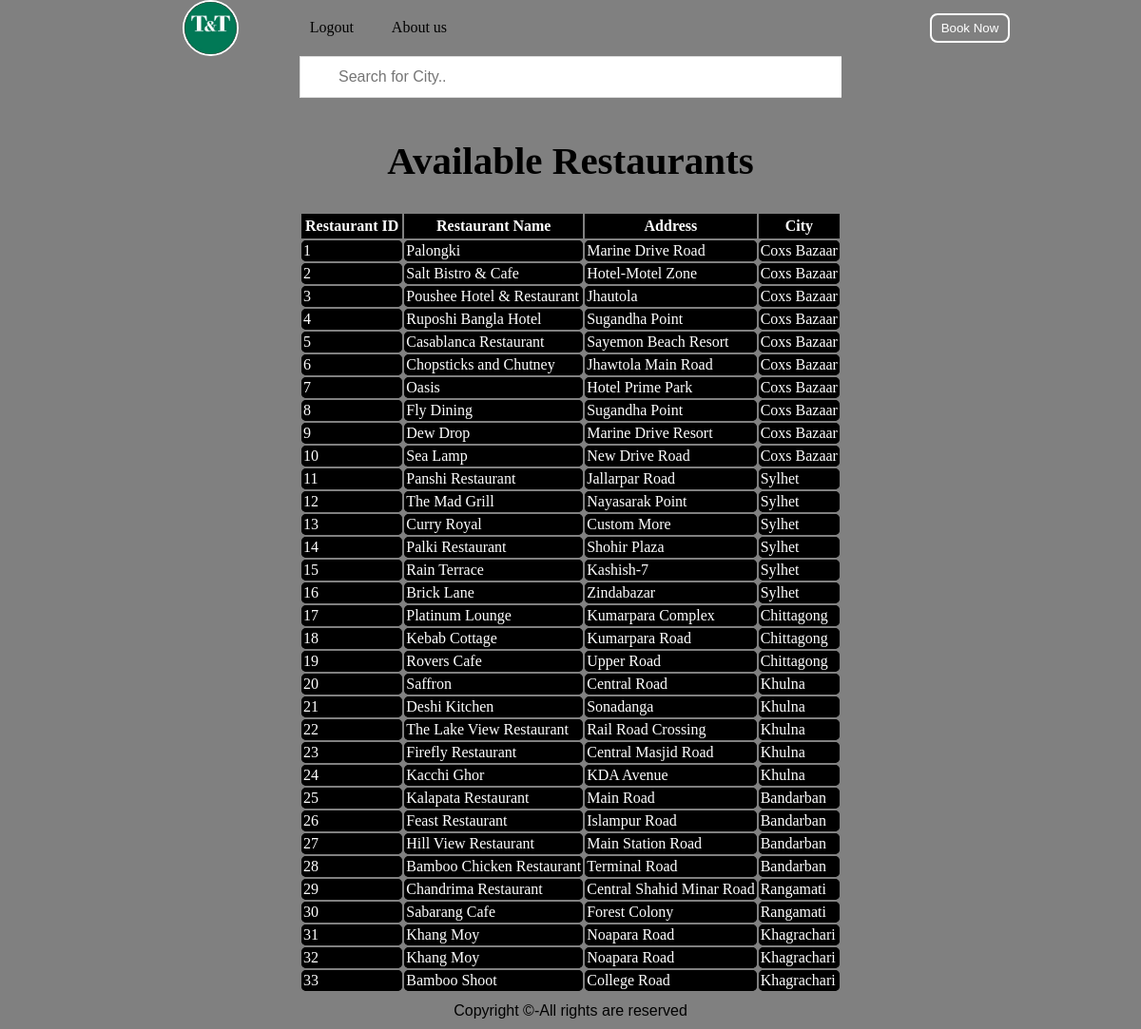
Page /restaurant.php on the committed database.
### tables this page shows
CREATE TABLE `restaurant` (
  `RID` int(11) NOT NULL,
  `RName` varchar(30) DEFAULT NULL,
  `street` varchar(30) DEFAULT NULL,
  `city` varchar(30) DEFAULT NULL
);

### restaurant.php (the view, shortened to what this page needs)
<?php
$db = mysqli_connect("localhost","root","","project");
?>
<!DOCTYPE html>
<html lang="en">
<head>
    <link rel="stylesheet" href="hotelRent.css">
</head>
<body>
<nav class="navbar background">
		<ul class="nav-list">
			<div class="logo"><img src="logo.jpg"></div>
            <li><a href="Homepage.html">Logout</a></li>
            <li><a href="aboutUs.html">About us</a></li>
		</ul>
        <div class="rightNav">
        <a href="restaurantReservation.html">
			<button class="btn btn-sm">Book Now</button></a>
		</div>
</nav>
<section class="background firstsection">
		<div class="box-main">
			<div class="firstHalf">
            <input type="text" id="myInput" onkeyup="myFunction()" placeholder="Search for City.." title="Type in a name">
				<p class="text-big">Available Restaurants</p>
			 <p class="text-small">
<table id ="myTable">
<tr>
                        <th>Restaurant ID</th>
                        <th>Restaurant Name</th>
                        <th>Address</th>
                        <th>City</th>
                    </tr>
<?php
$sqlhr = "Select RID , RName , street,city From restaurant";
$result = mysqli_query($db,$sqlhr);
if(mysqli_num_rows($result)>0){
    while ($row = mysqli_fetch_assoc($result)){
        ?>
  <tr>
            <td><?php echo $row["RID"];?></td>
            <td><?php echo $row["RName"];?></td>
            <td><?php echo $row["street"];?></td>
            <td><?php echo $row["city"];?></td>
    </tr>
      <?php
    }
}
else
echo " No Result";
?>
</table>
			</div>
		</div>
	</section>
	<footer class="background">
		<p class="text-footer">
			Copyright ©-All rights are reserved
		</p>
	</footer>
</body>
</html>

### hotelRent.css (style rules this page uses)
* { margin:0; padding:0; overflow-x: hidden; }
html { scroll-behaviour: smooth; }
:root { --navbar-height: 59px; }
.logo { width: 20%; display: flex; justify-content: center; align-items: center; }
.logo img { width: 33%; border: 2px solid white; border-radius: 50px; }
.navbar { display: flex; align-items: center; justify-content: center; position: sticky; top: 0; cursor: pointer; }
.nav-list { width: 70%; display: flex; }
.nav-list li { list-style: none; padding: 20px; }
.nav-list li a { text-decoration: none; color: black; }
.rightNav { width: 50; text-align: right; }
.background { background-color: gray; background-blend-mode: darken; background-size: cover; }
.firstsection { height:auto }
.box-main { display: flex; justify-content: center; align-items: center; color: white; max-width: 50%; margin: auto; height: 80%; }
.firstHalf { width: auto; display: flex; flex-direction: column; justify-content: center; margin-left:auto; margin-right:auto; height: auto; }
.text-big { font-family: 'Piazzolla', serif; font-weight: bold; font-size: 41px; text-align: center; padding: 30px; color: black; }
.text-small { font-family: 'Sansita Swashed', cursive; font-size: 18px; text-align: center; color: black; }
.btn { padding: 8px 20px; margin: 7px 0; border: 2px solid white; border-radius: 8px; background: none; color: white; cursor: pointer; }
.btn-sm { padding: 6px 10px; vertical-align: middle; }
.text-footer { text-align: center; padding: 10px 0; font-family: 'Ubuntu', sans-serif; display: flex; justify-content: center; }

### restaurant.php (style rules this page uses)
th,tr { border: 4px solid black; background-color:black; }
td { border: 2px solid black; border-radius: 5px; }
#myInput { background-image: url('/css/searchicon.png'); background-position: 10px 10px; background-repeat: no-repeat; width: 100%; font-size: 16px; padding: 12px 20px 12px 40px; border: 1px solid #ddd; margin-bottom: 12px; }

### rows in the picture
restaurant: RID "1", RName "Palongki", street "Marine Drive Road", city "Coxs Bazaar"
restaurant: RID "2", RName "Salt Bistro & Cafe", street "Hotel-Motel Zone", city "Coxs Bazaar"
restaurant: RID "3", RName "Poushee Hotel & Restaurant", street "Jhautola", city "Coxs Bazaar"
restaurant: RID "4", RName "Ruposhi Bangla Hotel", street "Sugandha Point", city "Coxs Bazaar"
restaurant: RID "5", RName "Casablanca Restaurant", street "Sayemon Beach Resort", city "Coxs Bazaar"
restaurant: RID "6", RName "Chopsticks and Chutney", street "Jhawtola Main Road", city "Coxs Bazaar"
restaurant: RID "7", RName "Oasis", street "Hotel Prime Park", city "Coxs Bazaar"
restaurant: RID "8", RName "Fly Dining", street "Sugandha Point", city "Coxs Bazaar"
restaurant: RID "9", RName "Dew Drop", street "Marine Drive Resort", city "Coxs Bazaar"
restaurant: RID "10", RName "Sea Lamp", street "New Drive Road", city "Coxs Bazaar"
restaurant: RID "11", RName "Panshi Restaurant", street "Jallarpar Road", city "Sylhet"
restaurant: RID "12", RName "The Mad Grill", street "Nayasarak Point", city "Sylhet"
restaurant: RID "13", RName "Curry Royal", street "Custom More", city "Sylhet"
restaurant: RID "14", RName "Palki Restaurant", street "Shohir Plaza", city "Sylhet"
restaurant: RID "15", RName "Rain Terrace", street "Kashish-7", city "Sylhet"
restaurant: RID "16", RName "Brick Lane", street "Zindabazar", city "Sylhet"
restaurant: RID "17", RName "Platinum Lounge", street "Kumarpara Complex", city "Chittagong"
restaurant: RID "18", RName "Kebab Cottage", street "Kumarpara Road", city "Chittagong"
restaurant: RID "19", RName "Rovers Cafe", street "Upper Road", city "Chittagong"
restaurant: RID "20", RName "Saffron", street "Central Road", city "Khulna"
restaurant: RID "21", RName "Deshi Kitchen", street "Sonadanga", city "Khulna"
restaurant: RID "22", RName "The Lake View Restaurant", street "Rail Road Crossing", city "Khulna"
restaurant: RID "23", RName "Firefly Restaurant", street "Central Masjid Road", city "Khulna"
restaurant: RID "24", RName "Kacchi Ghor", street "KDA Avenue", city "Khulna"
restaurant: RID "25", RName "Kalapata Restaurant", street "Main Road", city "Bandarban"
restaurant: RID "26", RName "Feast Restaurant", street "Islampur Road", city "Bandarban"
restaurant: RID "27", RName "Hill View Restaurant", street "Main Station Road", city "Bandarban"
restaurant: RID "28", RName "Bamboo Chicken Restaurant", street "Terminal Road", city "Bandarban"
restaurant: RID "29", RName "Chandrima Restaurant", street "Central Shahid Minar Road", city "Rangamati"
restaurant: RID "30", RName "Sabarang Cafe", street "Forest Colony", city "Rangamati"
restaurant: RID "31", RName "Khang Moy", street "Noapara Road", city "Khagrachari"
restaurant: RID "32", RName "Khang Moy", street "Noapara Road", city "Khagrachari"
restaurant: RID "33", RName "Bamboo Shoot", street "College Road", city "Khagrachari"
